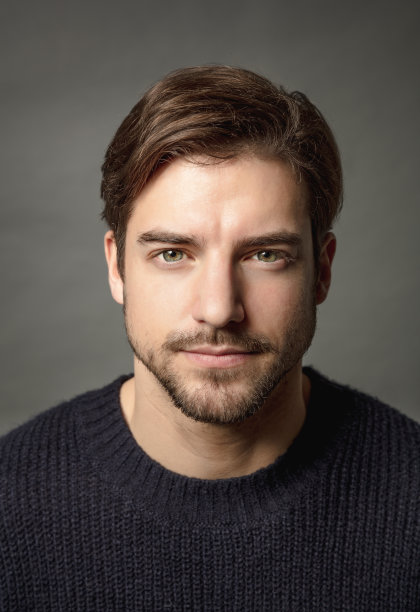
#> input picture 传统图像处理/05_证件照背景替换/image.jpg, 420 x 612 px
$ python '01_颜色阈值背景替换.py'
#> lines starting #> are read from the running program, lines starting #| are printed output that depends on the picture; after the words box and inside, x2 and y2 are one past the last pixel; in counts of white or black regions, pixels touching at a corner belong together
# 颜色阈值速度快，适合纯色背景，但可能误分割相似颜色区域。

import cv2
import numpy as np


def replace_background_color(img_path, new_bg_color=(255, 255, 255)):
    # 读取图像
#> called with img_path = 'image.jpg', new_bg_color = (0, 255, 0)
    img = cv2.imread(img_path)
#> img is the input picture: shape (612, 420, 3); mean B, G, R 70.4, 76, 85.9
    hsv = cv2.cvtColor(img, cv2.COLOR_BGR2HSV)
#> hsv: shape (612, 420, 3); mean H, S, V 50.7, 55.4, 87.4

    # 定义蓝色背景的HSV范围（可根据实际颜色调整）
    lower_blue = np.array([100, 50, 50])
    upper_blue = np.array([130, 255, 255])

    # 生成掩膜
    mask = cv2.inRange(hsv, lower_blue, upper_blue)
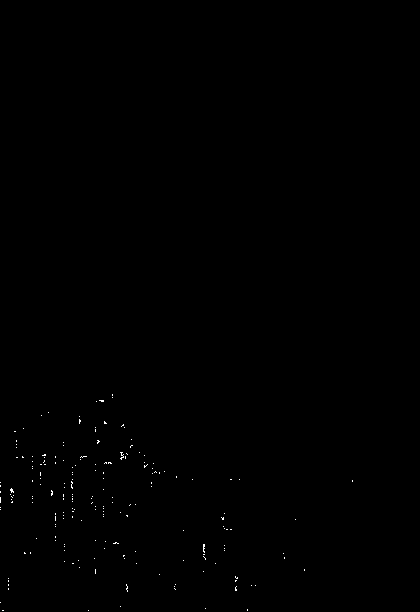
#> mask: shape (612, 420); 0.16% white in thin lines or dots, all inside (x1, y1, x2, y2) = (0, 394, 353, 611)

    # 形态学处理：去噪
    kernel = np.ones((5, 5), np.uint8)
    mask = cv2.morphologyEx(mask, cv2.MORPH_CLOSE, kernel)  # 闭运算填补空洞
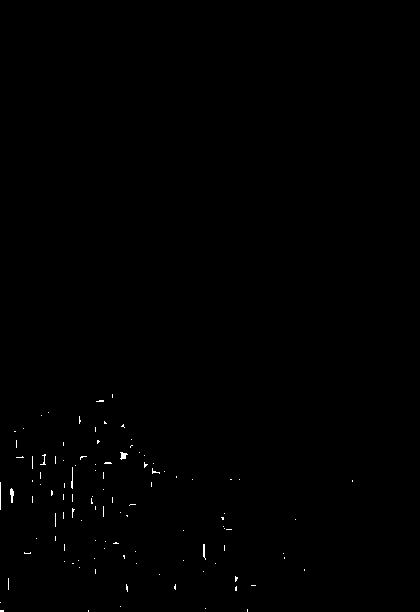
#> mask: shape (612, 420); 0.26% white in thin lines or dots, all inside (x1, y1, x2, y2) = (0, 394, 353, 612)
    mask = cv2.morphologyEx(mask, cv2.MORPH_OPEN, kernel)  # 开运算消除噪声
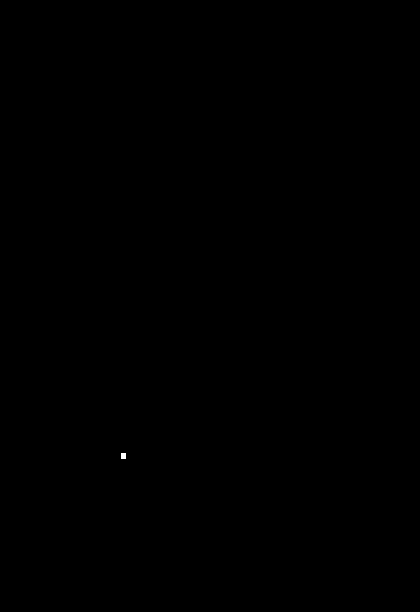
#> mask: shape (612, 420); 0.01% white; 1 white region, box (x1, y1, x2, y2) and area: (121, 453, 126, 459) 30

    # 反转掩膜（背景为白色，前景为黑色）
    mask_inv = cv2.bitwise_not(mask)

    # 提取前景
    foreground = cv2.bitwise_and(img, img, mask=mask_inv)

    # 创建新背景（纯色）
    new_bg = np.full_like(img, new_bg_color)
    new_bg = cv2.bitwise_and(new_bg, new_bg, mask=mask)

    # 合成图像
    result = cv2.add(foreground, new_bg)
    return result


# 使用示例
result = replace_background_color(
    "image.jpg", new_bg_color=(0, 255, 0)
)  # 替换为绿色背景
cv2.imwrite("result.jpg", result)
